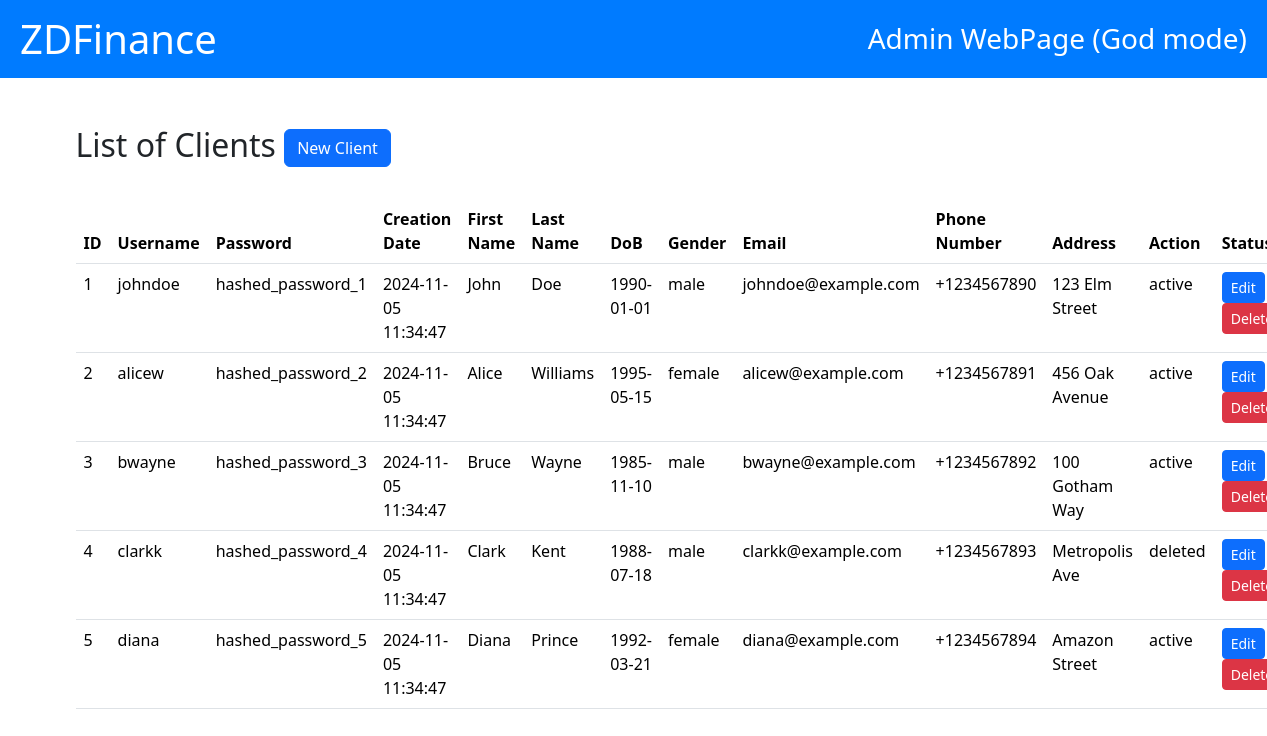
/admin/read_clients.php, run on the app's committed database.
### tables this page shows
CREATE TABLE Users (
    UserID INT AUTO_INCREMENT PRIMARY KEY, 
    Username VARCHAR(32) NOT NULL UNIQUE CHECK (Username REGEXP '^[a-zA-Z0-9_]{3,32}$'), 
    Password VARCHAR(255) NOT NULL,
    Creation_Date TIMESTAMP DEFAULT CURRENT_TIMESTAMP, 
    First_Name VARCHAR(64) NOT NULL CHECK (First_Name REGEXP '^[A-Za-z]+$'), 
    Last_Name VARCHAR(64) NOT NULL CHECK (Last_Name REGEXP '^[A-Za-z]+$'), 
    Date_of_Birth DATE NOT NULL, 
    Gender ENUM('male', 'female') NOT NULL, 
    Email VARCHAR(64) NOT NULL UNIQUE CHECK (Email REGEXP '^[a-zA-Z0-9._%+-]+@[a-zA-Z0-9.-]+\\.[a-zA-Z]{2,}$'), 
    Phone_Number VARCHAR(15) NOT NULL UNIQUE CHECK (Phone_Number REGEXP '^\\+?[0-9]{7,15}$'), 
    Address VARCHAR(255) NOT NULL,
    Status Enum('active', 'deleted') NOT NULL DEFAULT 'active',
    password_reset_token VARCHAR(255) DEFAULT NULL,
    password_reset_expiry DATETIME DEFAULT NULL
);

### admin/read_clients.php (the view, shortened to what this page needs)
<!DOCTYPE html>
<html lang="en">
<head>
    <link href="https://cdn.jsdelivr.net/npm/bootstrap@5.3.3/dist/css/bootstrap.min.css" rel="stylesheet">
</head>
<body>
    <div class="header">
        <h1><a href="index.html">ZDFinance</a></h1>
        <h3>Admin WebPage (God mode)</h3>
    </div>
    <div class="container my-5">
        <h2>
            List of Clients
            <a class="btn btn-primary" href="/POS/admin/create_client.php" role="button">New Client</a>
        </h2>
        <br>
        <table class="table">
            <thead>
                <tr>
                    <th>ID</th>
                    <th>Username</th>
                    <th>Password</th>
                    <th>Creation Date</th>
                    <th>First Name</th>
                    <th>Last Name</th>
                    <th>DoB</th>
                    <th>Gender</th>
                    <th>Email</th>
                    <th>Phone Number</th>
                    <th>Address</th>
                    <th>Action</th>
                    <th>Status</th>
                </tr>
            </thead>
            <tbody>
                <?php
                $servername = "localhost";
                $username = "root";
                $password = "";
                $database = "pos_db";
                $connection = new mysqli($servername, $username, $password, $database);
                $sql = "SELECT * FROM Users";
                $result = $connection->query($sql);
                while ($row = $result->fetch_assoc()) {
                    echo "
                    <tr>
                        <td>$row[UserID]</td>
                        <td>$row[Username]</td>
                        <td>$row[Password]</td>
                        <td>$row[Creation_Date]</td>
                        <td>$row[First_Name]</td>
                        <td>$row[Last_Name]</td>
                        <td>$row[Date_of_Birth]</td>
                        <td>$row[Gender]</td>
                        <td>$row[Email]</td>
                        <td>$row[Phone_Number]</td>
                        <td>$row[Address]</td>
                        <td>$row[Status]</td>
                        <td>
                            <a class='btn btn-primary btn-sm' href='/POS/admin/edit_client.php?UserID=$row[UserID]'>Edit</a>
                            <a class='btn btn-danger btn-sm' href='/POS/admin/delete_client.php?UserID=$row[UserID]'>Delete</a>
                        </td>
                    </tr>
                    ";
                }
                ?>
            </tbody>
        </table>
    </div>
</body>
</html>

### admin/read_clients.php (style rules this page uses)
.header { background-color: #007bff; color: white; padding: 15px 20px; display: flex; align-items: center; justify-content: space-between; }
.header h1, .header h3 { margin: 0; }
.header h1 a { color: white; text-decoration: none; }

### data on the page
users: UserID "1", Username "johndoe", Password "hashed_password_1", Creation_Date "2024-11-05 11:34:47", First_Name "John", Last_Name "Doe", Date_of_Birth "1990-01-01", Gender "male", Email "johndoe@example.com", Phone_Number "+1234567890", Address "123 Elm Street", Status "active"
users: UserID "2", Username "alicew", Password "hashed_password_2", Creation_Date "2024-11-05 11:34:47", First_Name "Alice", Last_Name "Williams", Date_of_Birth "1995-05-15", Gender "female", Email "alicew@example.com", Phone_Number "+1234567891", Address "456 Oak Avenue", Status "active"
users: UserID "3", Username "bwayne", Password "hashed_password_3", Creation_Date "2024-11-05 11:34:47", First_Name "Bruce", Last_Name "Wayne", Date_of_Birth "1985-11-10", Gender "male", Email "bwayne@example.com", Phone_Number "+1234567892", Address "100 Gotham Way", Status "active"
users: UserID "4", Username "clarkk", Password "hashed_password_4", Creation_Date "2024-11-05 11:34:47", First_Name "Clark", Last_Name "Kent", Date_of_Birth "1988-07-18", Gender "male", Email "clarkk@example.com", Phone_Number "+1234567893", Address "Metropolis Ave", Status "deleted"
users: UserID "5", Username "diana", Password "hashed_password_5", Creation_Date "2024-11-05 11:34:47", First_Name "Diana", Last_Name "Prince", Date_of_Birth "1992-03-21", Gender "female", Email "diana@example.com", Phone_Number "+1234567894", Address "Amazon Street", Status "active"
